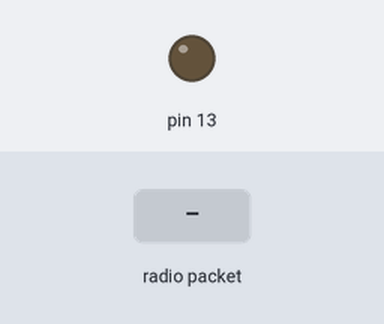
Simulated run of this sketch. Board: Arduino Uno, built with avr-gcc and run on an emulated ATmega328P. On the bench: output pins drawn as LEDs (lit = HIGH). The inputs (shaded band) are chosen by the test bench. No radio packets arrive unless stated; what the sketch prints to the serial monitor is not drawn.

Above: at 1.2 s.
1.3 s: radio packet "1" arrives
At 1.8 s:
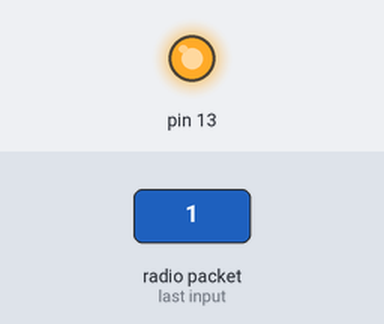
2.8 s: radio packet "0" arrives
At 4.1 s:
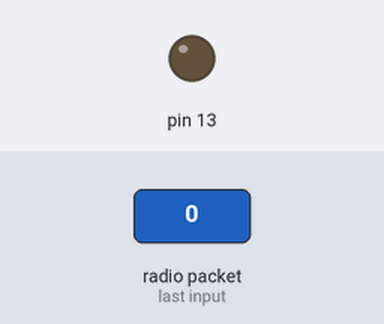
Timing chart, 0 to 5.8 s (numbered marks = the images above; inputs shaded):
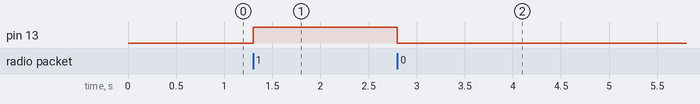

Measured:
- after the input at 1.3 s, pin 13: LOW → HIGH at once
- after the input at 2.8 s, pin 13: HIGH → LOW at once

The sketch:

RF_receiver.ino
```cpp
//simple Tx on pin D12
//Written By : Mohannad Rawashdeh
// 3:00pm , 13/6/2013
//http://www.genotronex.com/
//..................................
#include "VirtualWire.h"
void setup()
{
Serial.begin(9600);
vw_set_ptt_inverted(true); // Required for DR3100
vw_set_rx_pin(12);
vw_setup(4000); // Bits per sec
pinMode(13, OUTPUT);
Serial.print("Started");
vw_rx_start(); // Start the receiver PLL running
}
void loop()
{
Serial.begin(19200);
uint8_t buf[VW_MAX_MESSAGE_LEN];
uint8_t buflen = VW_MAX_MESSAGE_LEN;

if (vw_get_message(buf, &buflen)) // Non-blocking
{
if(buf[0]=='1'){


digitalWrite(13,1);
}
if(buf[0]=='0'){
digitalWrite(13,0);
}
Serial.print(buf[0]);
}

}
```
